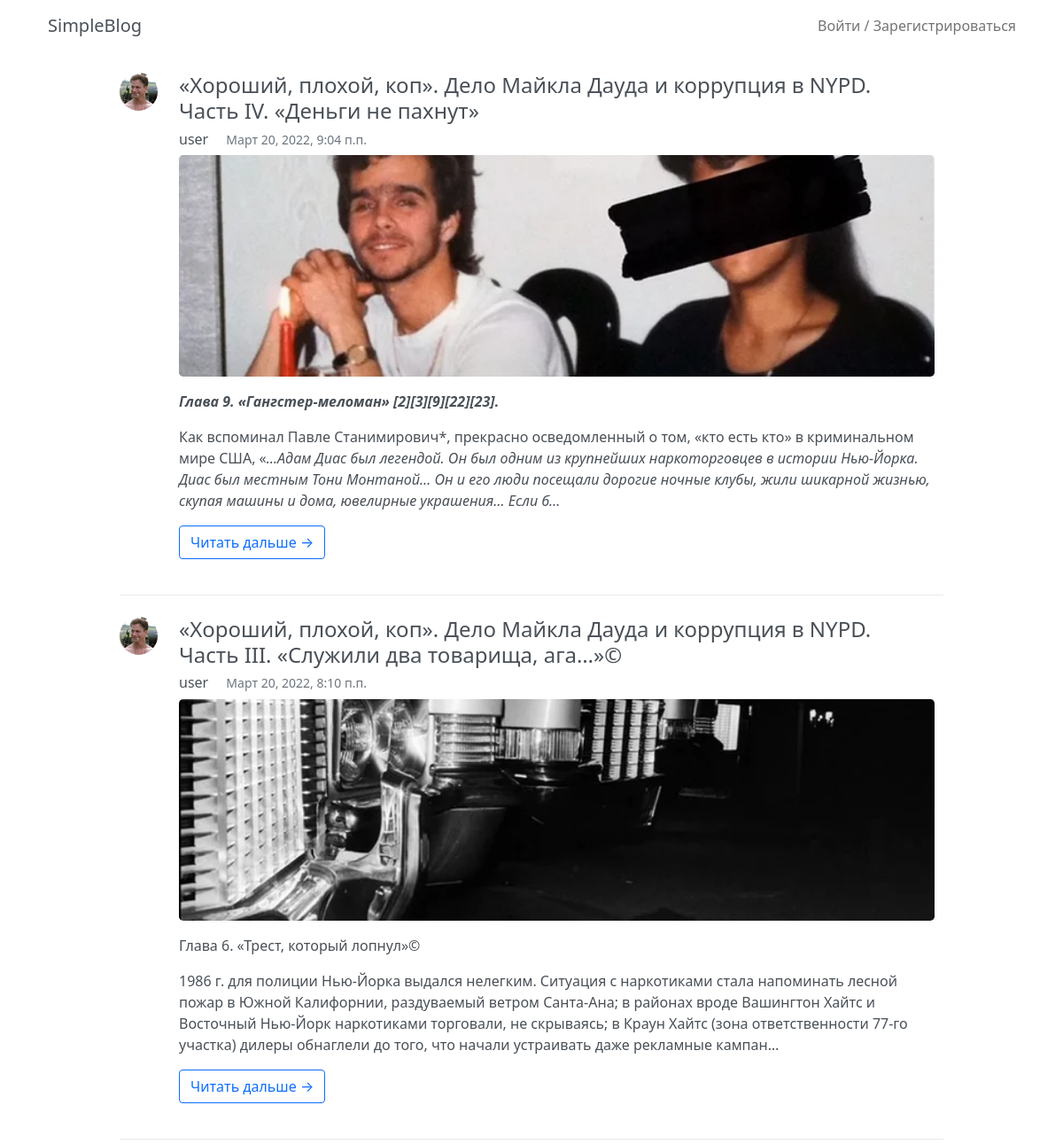
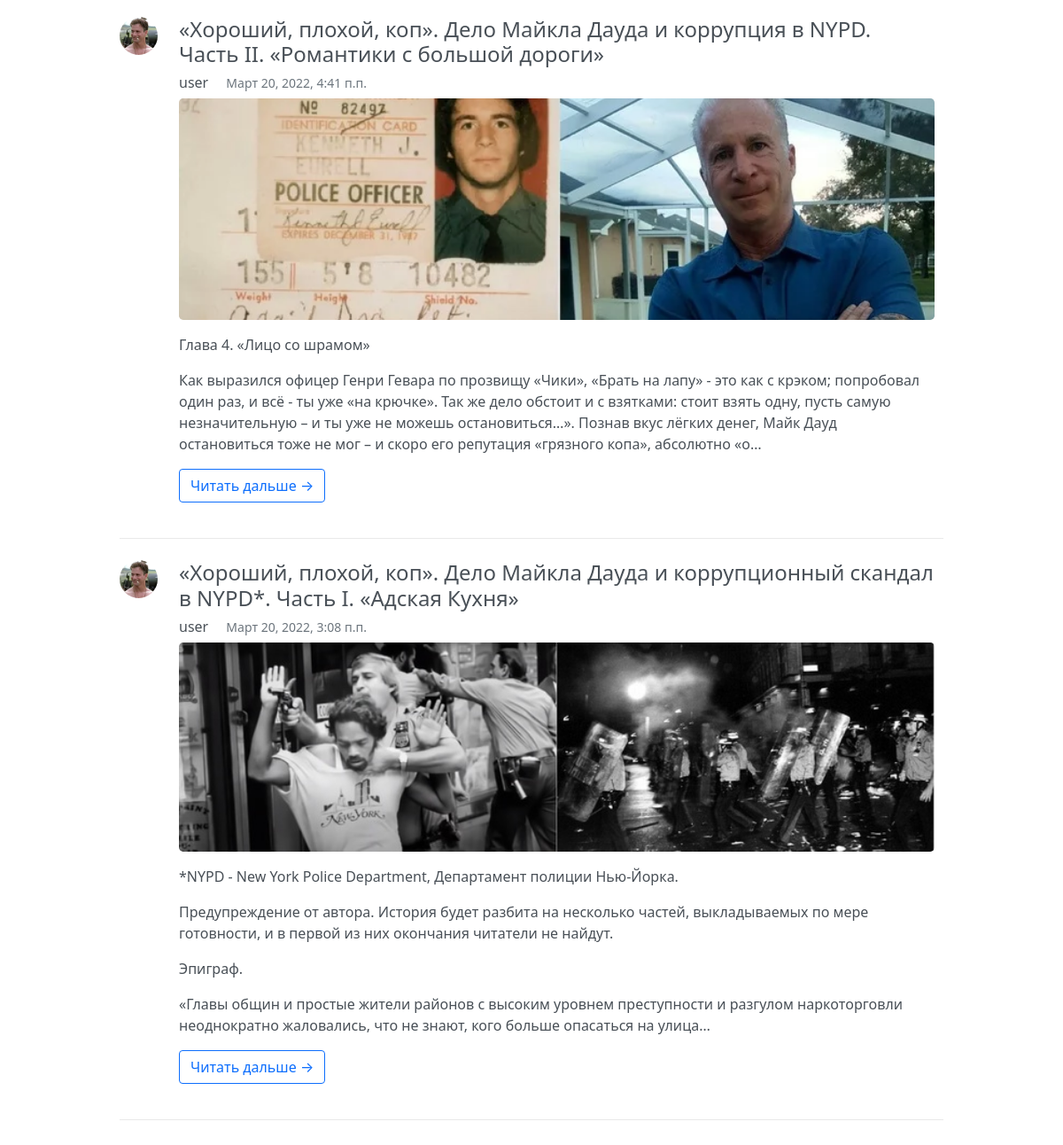
The page / on the database its author committed (2 pictures, top to bottom).
### app_blog/models.py (models this page shows, shortened)
class BlogRecord(models.Model):
    title = models.CharField(max_length=200, blank=True, verbose_name='Заголовок')
    body = models.TextField(verbose_name='Текст записи')
    created = models.DateTimeField(auto_now_add=True, verbose_name='Время создания')
    author = models.ForeignKey(User, on_delete=models.CASCADE,
                               related_name='records', verbose_name='Автор')
    cover = models.ImageField(upload_to='blog_images', blank=True, verbose_name='Обложка')
    class Meta:
        ordering = ['-created', ]

### app_userauth/models.py (models this page shows)
class UserProfile(models.Model):
    user = models.OneToOneField(User, on_delete=models.CASCADE, related_name='profile')
    first_name = models.CharField(max_length=50, blank=True, default=str, verbose_name='Имя')
    last_name = models.CharField(max_length=50, blank=True, default=str, verbose_name='Фамилия')
    about = models.TextField(max_length=200, blank=True, default=str, verbose_name='О себе')
    avatar = models.ImageField(upload_to=GetUserDirectory('avatars'),
                               default='avatars/default.svg', verbose_name='Аватар')

### app_blog/views.py (the view)
# urls.py: path('', BlogRecordListView.as_view(), name='records_list'),
class BlogRecordListView(generic.ListView):
    model = BlogRecord

### templatetags/common_tags.py (called while the page is built)
@register.inclusion_tag('navbar.html', takes_context=True)
def navbar(context):
    return context

### app_blog/templates/app_blog/blogrecord_list.html
{% extends 'base_container.html' %}
{% block content %}
{% load tz %}
    <div class="row content-container col-10 offset-md-1">
        {% for object in object_list %}
            <div class="d-flex align-items-start profile-feed-item">
                <a href="{% url 'user_profile_detail' object.author.id %}">
                    <img src="{{ object.author.profile.avatar.url }}" alt="profile" class="img-sm rounded-circle">
                </a>
                <div class="col-11 ms-4">
                    {% if object.title %}
                        <a href="{% url 'record_page' object.id %}">
                            <h4>{{ object.title }}</h4>
                        </a>
                    {% endif %}
                    <h6>
                        <a href="{% url 'user_profile_detail' object.author.id %}">{{ object.author.username }}</a>
                        <small class="ms-3 text-muted">{{ object.created|timezone:"Europe/Moscow" }}</small>
                    </h6>
                    {% if object.cover %}
                        <div class="thumb-post">
                        {% if object.cover.name|slice:":7" == "http://" or object.cover.name|slice:":8" == "https://" %}
                            <img src="{{ object.cover.name }}" alt="КДПВ" class="rounded-3">
                        {% else %}
                            <img src="{{ object.cover.url }}" alt="КДПВ" class="rounded-3">
                        {%  endif %}
                        </div>
                    {% endif %}
                    {{ object.body|truncatechars_html:400|safe }}
                    <p>
                        <a href="{% url 'record_page' object.id %}" class="btn btn-outline-primary">Читать дальше →</a>
                    </p>
                </div>
            </div>
    {% endfor %}
</div>
{% endblock content %}

### templates/base_container.html (shortened to what this page needs)
{% load staticfiles %}
{% load common_tags %}
<!doctype html>
<html lang="ru">
<head>
    <link rel="stylesheet" href="{% static 'css/bootstrap.min.css' %}">
    <link rel="stylesheet" href="{% static 'css/blog_styles.css' %}">
</head>
<body class="">
<div class="container-md" style="max-width: 1140px">
    {% navbar %}
    {% block content %}
    {% endblock content %}
</div>
</body>
</html>

### templates/navbar.html (shortened to what this page needs)
{% load staticfiles %}
<div class="row">
    <div class="col navbar-col">
        <nav class="navbar navbar-expand-lg">
            <div class="container-fluid navbar-container">
                <a class="navbar-brand mb-0 h1" href="{% url 'records_list' %}">
                    SimpleBlog
                </a>
                {% if not request.user.is_authenticated %}
                        <div class="navbar-nav">
                            <a href="{% url 'login' %}" class="btn nav-link btn-login-logout">Войти / Зарегистрироваться</a>
                        </div>
                    {% endif %}
            </div>
        </nav>
    </div>
</div>

### static/css/blog_styles.css (style rules this page uses)
.navbar-col { padding-left: 0; }
.navbar-container { padding-right: 2px; }
.btn-login-logout { color: rgba(0, 0, 0, .55) !important; padding-left: 0.5rem !important; padding-right: 0.5rem !important; }
.content-container { border-radius: 5px; padding-bottom: 20px; margin-bottom: 20px; max-width: 72rem; }
a { color: var(--bs-gray-700); text-decoration: none; }
body { color: var(--bs-gray-700); }
.profile-feed-item { padding: 1.5rem 0; border-bottom: 1px solid #e9e9e9; }
.img-sm { width: 43px; height: 43px; }
.thumb-post img { object-fit: cover; object-position: center; width: 100%; max-height: 250px; margin-bottom: 1rem; }

### rows shown on the page
BlogRecord: author.profile.avatar (picture), title "«Хороший, плохой, коп». Дело Майкла Дауда и коррупция в NYPD. Часть IV. «Деньги не пахнут»", author.username "user", created "Март 20, 2022, 9:04 п.п.", cover (picture), body "Глава 9. «Гангстер-меломан» [2][3][9][22][23]. Как вспоминал Павле Станимирович*, прекрасно осведомленный о том, «кто есть кто» в криминальном мире США, « …Адам Диас был легендой. Он был одним из крупнейших наркоторговцев в истории Нью-Йорка. Диас был местным Тони Монтаной… Он и его люди посещали дорогие ночные клубы, жили шикарной жизнью, скупая машины и дома, ювелирные украшения… Если б…"
BlogRecord: author.profile.avatar (picture), title "«Хороший, плохой, коп». Дело Майкла Дауда и коррупция в NYPD. Часть III. «Служили два товарища, ага…»©", author.username "user", created "Март 20, 2022, 8:10 п.п.", cover (picture), body "Глава 6. «Трест, который лопнул»© 1986 г. для полиции Нью-Йорка выдался нелегким. Ситуация с наркотиками стала напоминать лесной пожар в Южной Калифорнии, раздуваемый ветром Санта-Ана; в районах вроде Вашингтон Хайтс и Восточный Нью-Йорк наркотиками торговали, не скрываясь; в Краун Хайтс (зона ответственности 77-го участка) дилеры обнаглели до того, что начали устраивать даже рекламные кампан…"
BlogRecord: author.profile.avatar (picture), title "«Хороший, плохой, коп». Дело Майкла Дауда и коррупция в NYPD. Часть II. «Романтики с большой дороги»", author.username "user", created "Март 20, 2022, 4:41 п.п.", cover (picture), body "Глава 4. «Лицо со шрамом» Как выразился офицер Генри Гевара по прозвищу «Чики», «Брать на лапу» - это как с крэком; попробовал один раз, и всё - ты уже «на крючке». Так же дело обстоит и с взятками: стоит взять одну, пусть самую незначительную – и ты уже не можешь остановиться…». Познав вкус лёгких денег, Майк Дауд остановиться тоже не мог – и скоро его репутация «грязного копа», абсолютно «о…"
BlogRecord: author.profile.avatar (picture), title "«Хороший, плохой, коп». Дело Майкла Дауда и коррупционный скандал в NYPD*. Часть I. «Адская Кухня»", author.username "user", created "Март 20, 2022, 3:08 п.п.", cover (picture), body "*NYPD - New York Police Department, Департамент полиции Нью-Йорка. Предупреждение от автора. История будет разбита на несколько частей, выкладываемых по мере готовности, и в первой из них окончания читатели не найдут. Эпиграф. «Главы общин и простые жители районов с высоким уровнем преступности и разгулом наркоторговли неоднократно жаловались, что не знают, кого больше опасаться на улица…"
